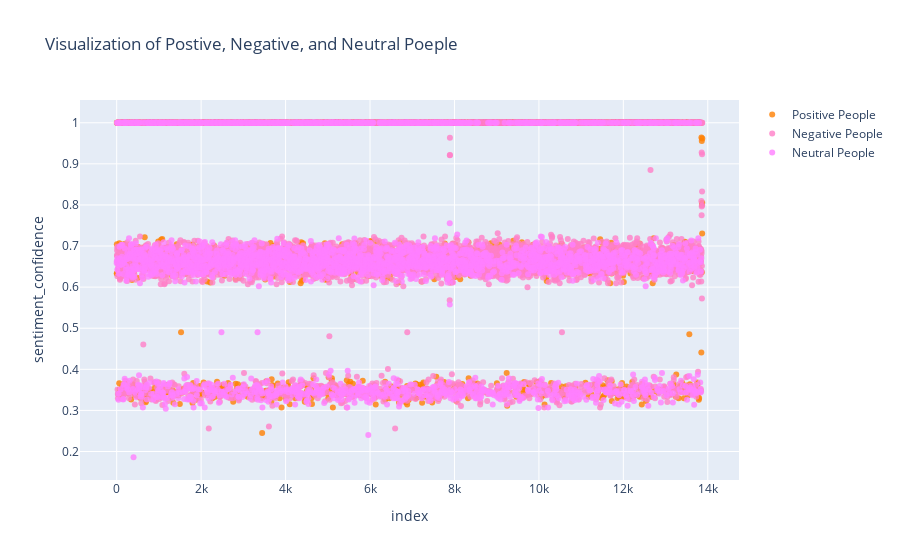

The cell this chart's notebook holds for it:
### Markdown cell above
# lets look at the people whose sentiment is positive, negative and neutral

### Code cell
dfPositive = df[df['sentiment'] == 'Positive']
dfNegative = df[df['sentiment'] == 'Negative']
dfNeutral = df[df['sentiment'] == 'Neutral']

trace1 = go.Scatter(
    x = dfPositive.index,
    y = dfPositive.sentiment_confidence,
    name = "Positive People",
    mode = "markers",
    marker = dict(color = 'rgba(255, 128, 2, 0.8)'),
    text = dfPositive.candidate
)

trace2 = go.Scatter(
    x = dfNegative.index,
    y = dfNegative.sentiment_confidence,
    name = "Negative People",
    mode = "markers",
   marker = dict(color = 'rgba(255, 128, 200, 0.8)'),
    text = dfNegative.candidate
)

trace3 = go.Scatter(
    x = dfNeutral.index,
    y = dfNeutral.sentiment_confidence,
    name = "Neutral People",
    mode = "markers",
    marker = dict(color = 'rgba(255, 128, 255, 0.8)'),
    text = dfNeutral.candidate
)

data2 = [trace1, trace2, trace3]

layout = dict(title = "Visualization of Postive, Negative, and Neutral Poeple",
             xaxis = dict(title = 'index', ticklen = 5, zeroline = False),
             yaxis = dict(title = 'sentiment_confidence', ticklen = 5, zeroline = False)
             )

fig = dict(data = data2, layout = layout)
iplot(fig)

### Figure 1 — Plotly figure (JSON) as saved in the notebook; plotly's stock layout.template omitted (floating-point values rounded to 4 significant figures; data arrays with more than 128 entries replaced by an {"elided": "..."} marker saying what was removed)
{"data": [{"marker": {"color": "rgba(255, 128, 2, 0.8)"}, "mode": "markers", "name": "Positive People", "text": {"elided": "2236 str values"}, "type": "scatter", "x": {"elided": "2236 int values"}, "y": {"elided": "2236 float values"}}, {"marker": {"color": "rgba(255, 128, 200, 0.8)"}, "mode": "markers", "name": "Negative People", "text": {"elided": "8493 str values"}, "type": "scatter", "x": {"elided": "8493 int values"}, "y": {"elided": "8493 float values"}}, {"marker": {"color": "rgba(255, 128, 255, 0.8)"}, "mode": "markers", "name": "Neutral People", "text": {"elided": "3142 str values"}, "type": "scatter", "x": {"elided": "3142 int values"}, "y": {"elided": "3142 float values"}}], "layout": {"title": {"text": "Visualization of Postive, Negative, and Neutral Poeple"}, "xaxis": {"ticklen": 5, "title": {"text": "index"}, "zeroline": false}, "yaxis": {"ticklen": 5, "title": {"text": "sentiment_confidence"}, "zeroline": false}}}
